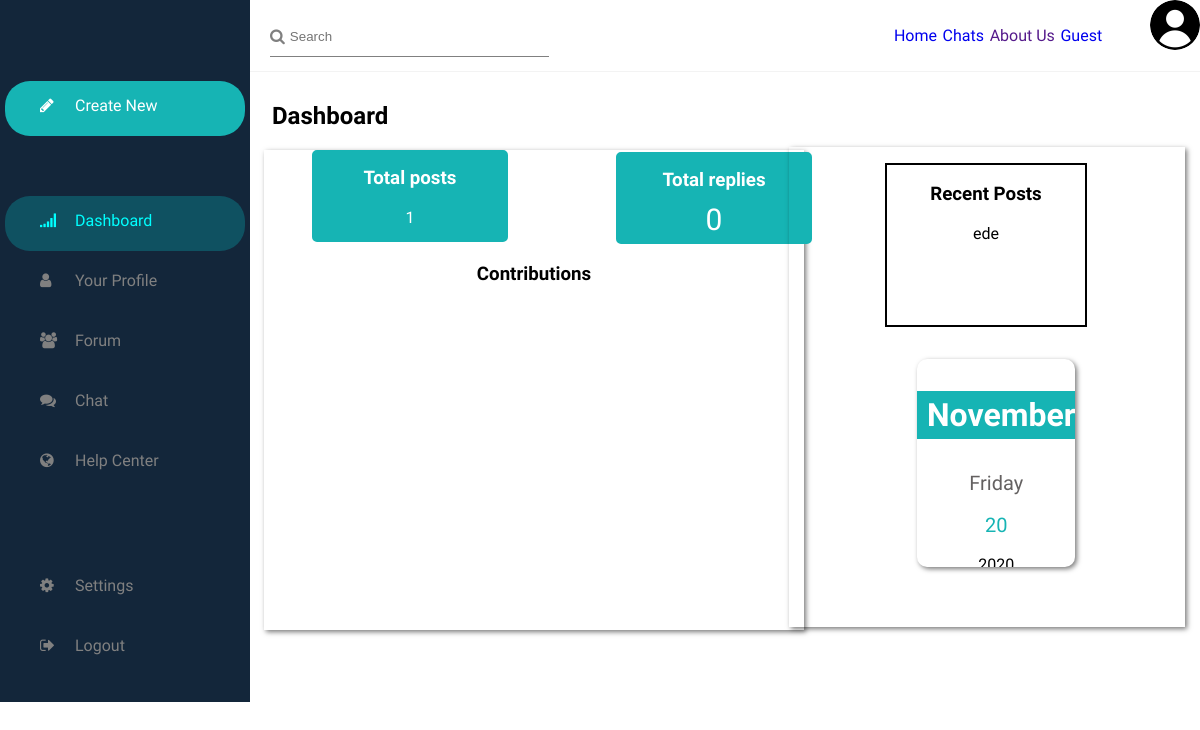
Page /Forum/User/dashboard.php (signed in) on the earlier database version.
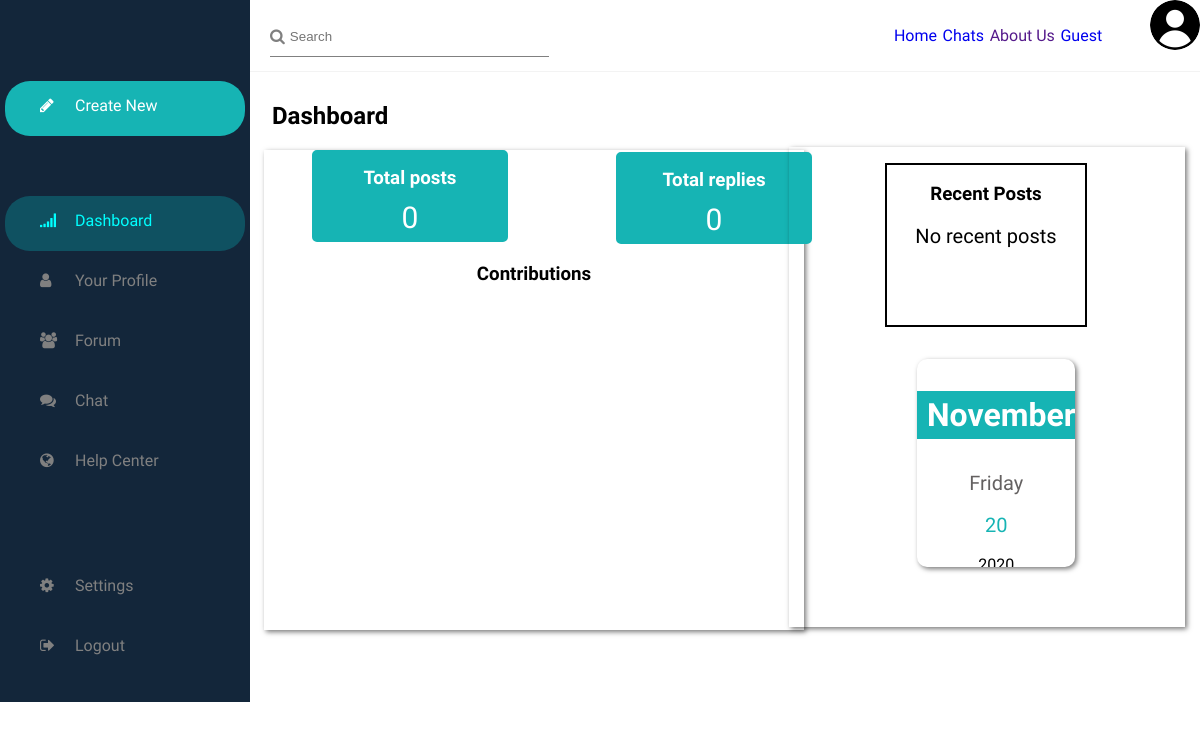
Same page on the later database version.
### tables this page shows
CREATE TABLE `topics` (
  `topic_id` int(11) NOT NULL,
  `topic_subject` text NOT NULL,
  `topic_date` timestamp NOT NULL DEFAULT CURRENT_TIMESTAMP ON UPDATE CURRENT_TIMESTAMP,
  `topic_category` int(11) NOT NULL,
  `topic_by` int(11) NOT NULL,
  `topic_description` text NOT NULL,
  `topic_status` text NOT NULL
);

### Forum/User/dashboard.php (the view, shortened to what this page needs)
<?php include 'header.php'; ?>
    <div class="container">
        <div class="side-nav-bar">
            <ul class="chat-side-nav">
              <a href="#exampleModal-4" data-whatever="@fat" id="create-user"><li id="create-chat"><i class="fa fa-pencil side-nav" aria-hidden="true" ></i>Create New</li></a>
                <li class="side-links" style="background-color: rgba(0, 255, 255, 0.2);"><a href="dasboard.php" style="color: #00ffff;"><i class="fa fa-signal side-nav" aria-hidden="true"></i>Dashboard</a></li>
                <li class="side-links"><a href="profile.php"><i class="fa fa-user side-nav" aria-hidden="true"></i>Your Profile</a></li>
                <li class="side-links"><a href="forum.php"><i class="fa fa-users side-nav" aria-hidden="true"></i>Forum</a></li>
                <li class="side-links"><a href="Chat/chat.php"><i class="fa fa-comments side-nav" aria-hidden="true"></i>Chat</a></li>
                <li class="side-links"><a href="help_center.php"><i class="fa fa-globe side-nav" aria-hidden="true"></i>Help Center</a></li>
                <li class="side-links cog"><a href=""><i class="fa fa-cog side-nav" aria-hidden="true"></i>Settings</a></li>
                <li class="side-links"><a href="../../src/auth/test_auth.php?logout='1"><i class="fa fa-sign-out side-nav" aria-hidden="true"></i>Logout</a></li>
            </ul>
        </div>
        <div class="main" style="width: 83%;">
          <?php include 'top_nav.php'; ?>
        </div>
    </div>
    <div class="head-dash">
        <h2>Dashboard</h2>
    </div>
        <section class="graph">
            <div class="graph-posts">
                <h3 style="margin-top: 15px;">Total posts</h3>
                    <?php
                        $link = mysqli_connect("localhost", "root", "", "educo");
                        $sql = "SELECT * FROM topics WHERE topic_by ='".$_SESSION['user_id']."'";
                        $result = mysqli_query($link, $sql);
                        $row_Count = mysqli_num_rows($result);
                        if($row_Count > 0){
                            echo $row_Count;
                        }else{
                            echo "<div id='postsCount'>0</div>";
                        }
                    ?>
            </div>
            <div class="graph-reply">
                <h3 style="margin-top: 15px;">Total replies</h3>
                    <?php
                        $sql = "SELECT * FROM replies WHERE reply_by ='".$_SESSION['user_id']."'";
                        $result = mysqli_query($link, $sql);
                        $row_Count = mysqli_num_rows($result);
                        if($row_Count > 0){
                            echo $row_Count;
                        }else{
                            echo "<div id='replyCount'>0</div>";
                        }
                    ?>
            </div>
                <h3 id="cont">Contributions</h3>
                <div id="graph-graph" style="width: 600px; height: 300px"></div>
        </section>
        <section class="posts">
            <div class="posts-recent">
                <h3>Recent Posts</h3>
                <?php
                        $sql = "SELECT topic_subject FROM topics WHERE topic_by ='".$_SESSION['user_id']."'";
                        $result = mysqli_query($link, $sql);
                        function getData($result){
                            $rows = array();
                            if(mysqli_num_rows($result) > 0){
                                while($row = mysqli_fetch_assoc($result)){
                                    $rows[] = $row;
                                }
                                return $rows;
                            }
                        }
                        $res = getData($result);
                        if($res > 0){
                            foreach ($res as $key => $value) {
                                echo $value['topic_subject'];
                            }
                        }else{
                            echo "<div id='noPosts'>No recent posts</div>";
                        }
                    ?>
            </div>
            <div class="posts-calendar">
                <p id="monthName"></p>
                <p id="dayName"></p>
                <p id="dayNumber"></p>
                <p id="year"></p>
            </div>
        </section>
</body>
</html>

Differences in the rows shown:
removed topics: topic_subject "ede"
Other differences:
$row_Count: "1" → (not shown)
text now shown: "0 No recent posts"
